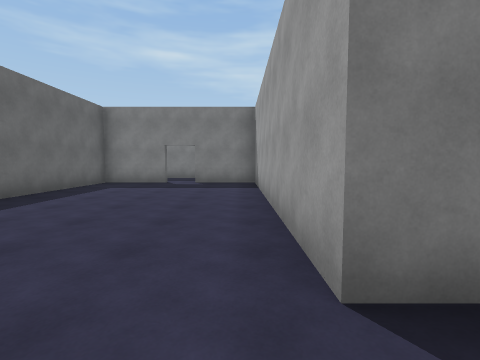
View 1 (above)

24 first-person views from a walk through a scene from a Unity 3-D project. The camera is 1.4 m above the floor, tilts 4° down and sees 85° across. The floor is counted in squares, 2 m on a side. Each view is taken from the middle of a square. On the plan, view 1 faces up. The plan holds only what a view shows up to about 9 squares ahead; the rest is blank. The player is left out.

View 2
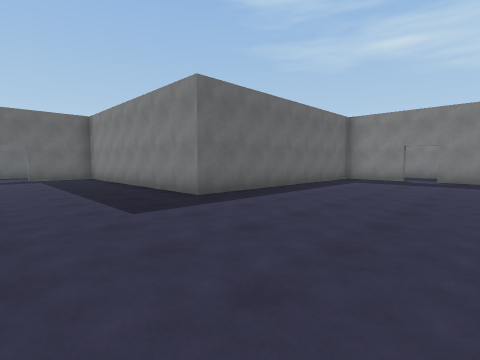

View 3
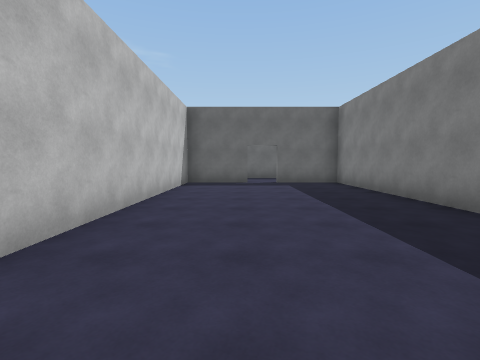

View 4
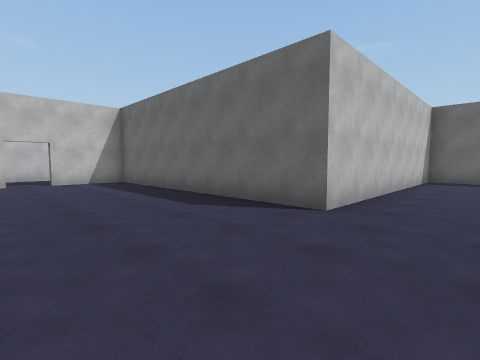

View 5
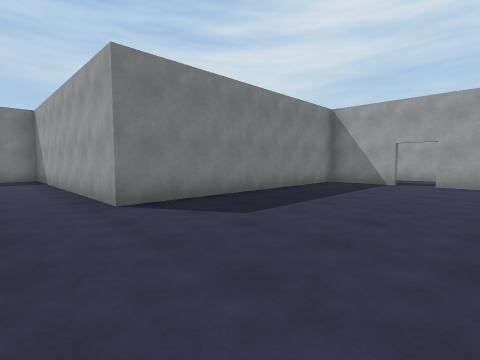

View 6
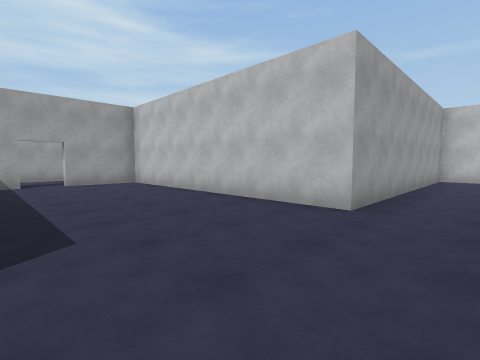

View 7
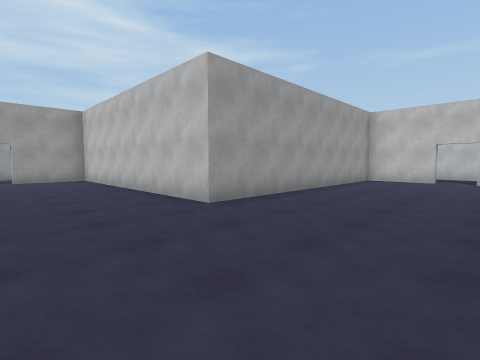

View 8
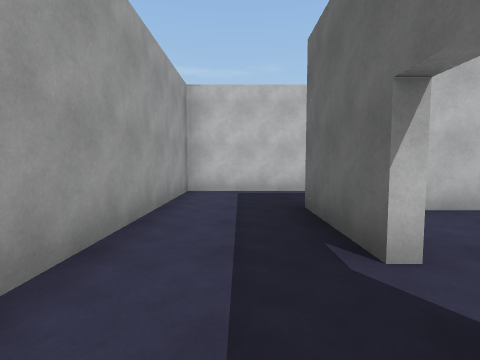

View 9
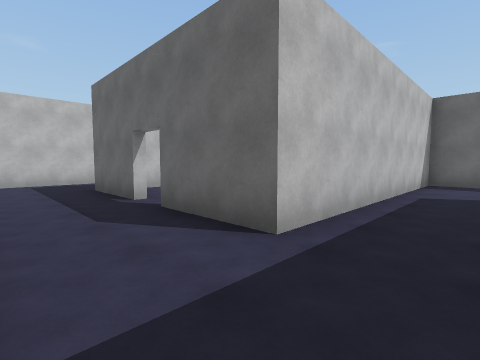

View 10
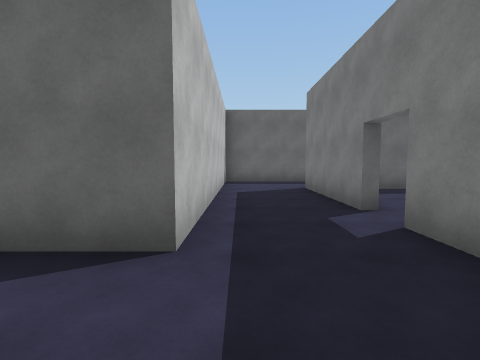

View 11
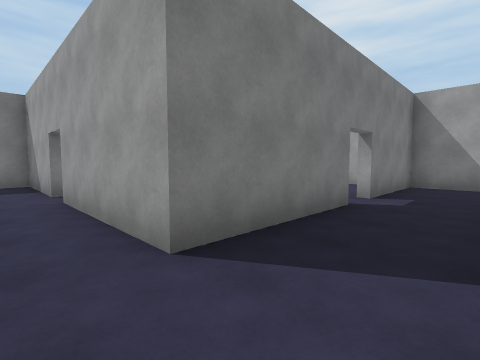

View 12
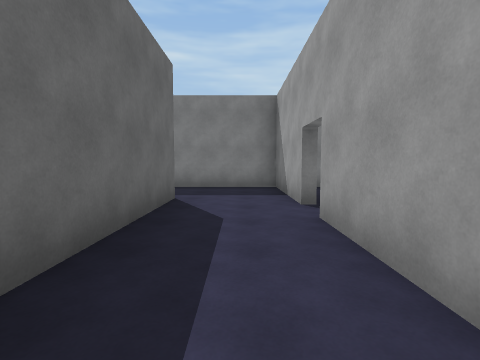

View 13
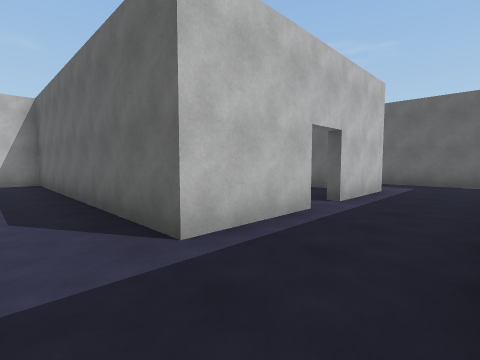

View 14
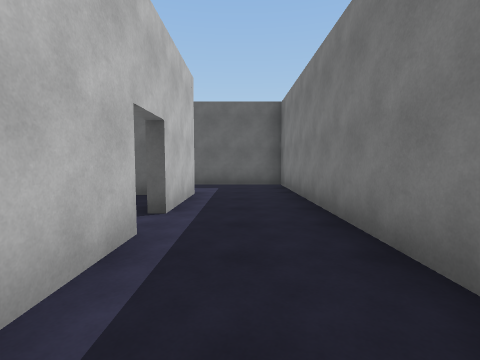

View 15
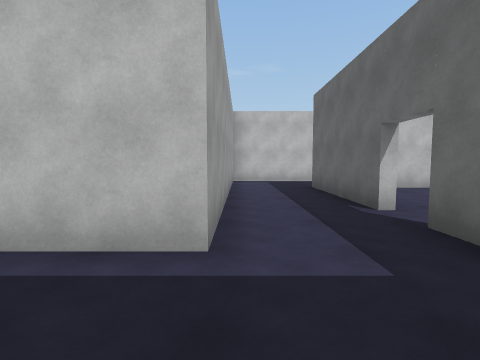

View 16
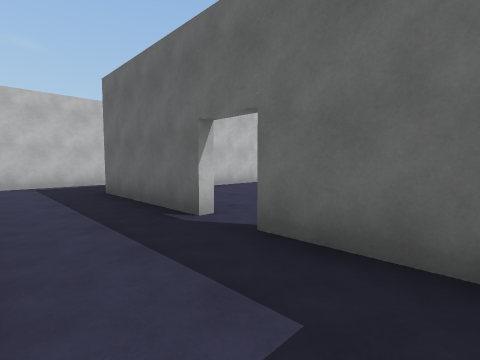

View 17
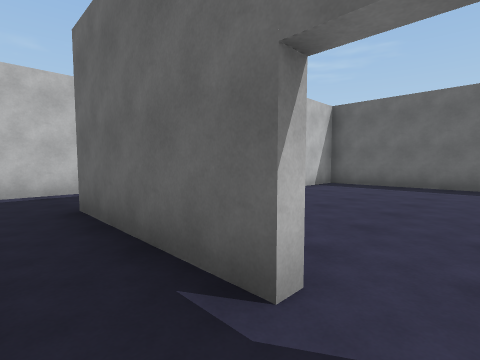

View 18
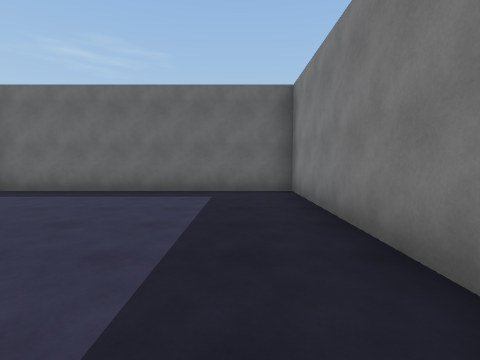

View 19
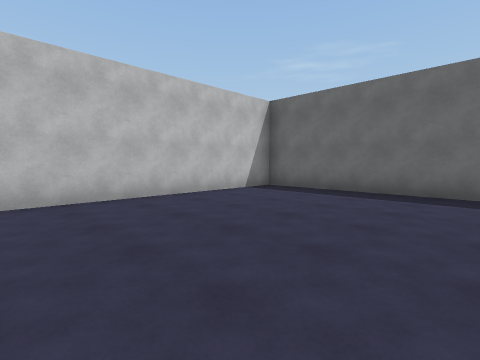

View 20
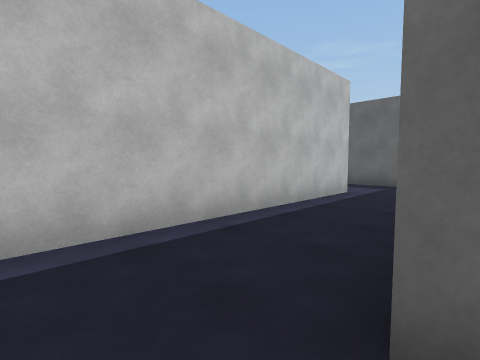

View 21
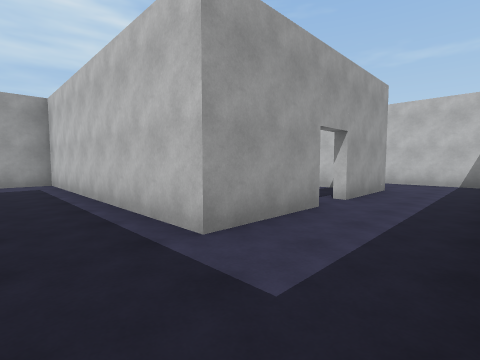

View 22
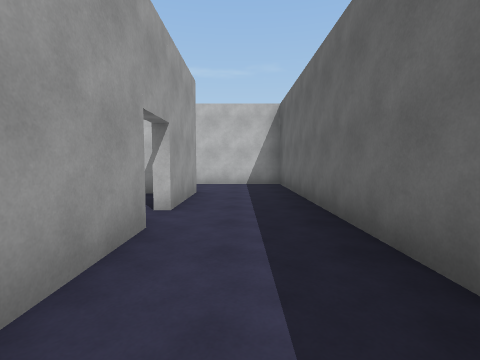

View 23
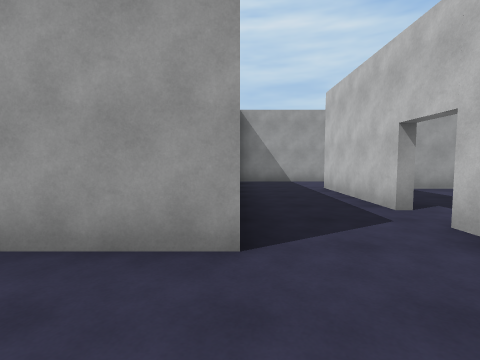

View 24
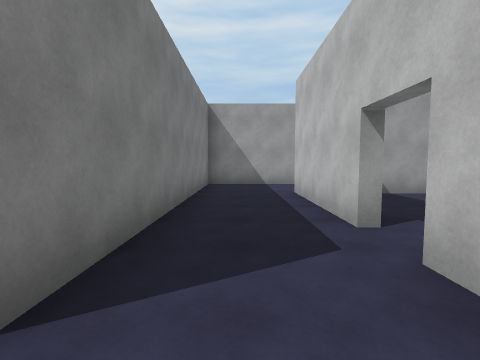

### Floor plan
Points are (right, up) in squares from view 1. A wall is a line through its corners. A room is listed if a view was taken in it or the views show most of it. See-through windows are left out.
Room 1 (views 1, 2, 3, 4, 5, 6, 7)
walls: (7.7, -0.9) (7.7, 1); (7.5, 1.3) (0.5, 1.3) (0.5, 8.8) (-1.5, 8.8); (-2.4, 8.8) (-4.5, 8.8) (-4.5, 1.3) (-11.8, 1.3) (-11.8, -0.8); (-11.8, -1.6) (-11.8, -3.7) (-4.5, -3.7) (-4.5, -11.2) (-2.5, -11.2); (-1.6, -11.2) (0.5, -11.2) (0.5, -3.7) (7.7, -3.7) (7.7, -1.8)
ways out: opening at (8, -1) to room 2; opening at (-2, 9) to room 5; opening at (-12, -1) to room 8; opening at (-2, -11)
Room 2 (view 8)
walls: (8, -1.6) (8, -4); (7.2, -6.3) (10.2, -6.3) (10.2, -0.9); (8, 1.5) (8, -0.8)
ways out: opening at (8, -1) to room 1; opening at (9.5, 0.5) to room 3
Room 3 (views 9, 10)
walls: (10.2, 2.2) (10.2, 3.7) (7.2, 3.7)
ways out: opening at (9.5, 0.5) to room 2; opening at (8, 2.5) to room 4
Room 4 (views 11, 12)
walls: (6.4, 3.7) (3, 3.7) (3, 7.2); (3, 8.2) (3, 9.4); (0.8, 9) (0.8, 1.5) (8, 1.5)
ways out: opening at (8, 2.5) to room 3; opening at (2, 9) to room 5; opening at (3, 8); opening at (7, 4)
Room 5 (views 13, 14, 15, 16)
walls: (-1.6, 9) (0.8, 9); (-4.8, 9) (-2.5, 9); (3, 9.4) (3, 11.3) (-7, 11.3) (-7, 9.4)
ways out: opening at (-2, 9) to room 1; opening at (2, 9) to room 4; opening at (-6, 9) to room 6
Room 6 (views 17, 20, 21, 22)
walls: (-12, 1.5) (-4.8, 1.5) (-4.8, 9); (-7, 7.4) (-7, 3.8); (-7, 9.4) (-7, 8.2)
ways out: opening at (-6, 9) to room 5; opening at (-7, 8) to room 7; opening at (-13.5, 0.5) to room 8
Room 7 (views 18, 19)
walls: (-9.2, 11.3) (-14.3, 11.3) (-14.3, 4) (-8.1, 4)
ways out: opening at (-7, 8) to room 6
Room 8 (views 23, 24)
walls: (-12, -0.8) (-12, 1.5); (-12, -4) (-12, -1.8); (-14.3, 2) (-14.3, -6.3) (-12.4, -6.3)
ways out: opening at (-12, -1) to room 1; opening at (-13.5, 0.5) to room 6; opening at (-12, -5) to room 9
Room 9 (no view inside)
walls: (-10.2, -6.3) (-7, -6.3); (-4.8, -6.8) (-4.8, -4) (-12, -4); (-12.4, -6.3) (-11.2, -6.3)
ways out: opening at (-12, -5) to room 8; opening at (-11, -6)

Where each view was taken, in squares from view 1:
view 1: 0 up, 0 right, facing up
view 2: 2 down, 0 right, facing up-left
view 3: 2 down, 3 left, facing left
view 4: 2 down, 1 left, facing down-left
view 5: 3 down, 1 left, facing up-right
view 6: 0 up, 1 left, facing down-right
view 7: 1 down, 3 left, facing down-right
view 8: 0 up, 9 right, facing down
view 9: 3 up, 10 right, facing down-left
view 10: 2 up, 10 right, facing left
view 11: 2 up, 2 right, facing up-right
view 12: 4 up, 2 right, facing up
view 13: 11 up, 2 right, facing down-left
view 14: 10 up, 1 right, facing left
view 15: 11 up, 5 left, facing down
view 16: 10 up, 5 left, facing down-left
view 17: 8 up, 6 left, facing down-left
view 18: 10 up, 8 left, facing left
view 19: 9 up, 8 left, facing down-left
view 20: 4 up, 6 left, facing down-left
view 21: 3 up, 14 left, facing down-right
view 22: 2 up, 13 left, facing down
view 23: 4 down, 14 left, facing right
view 24: 5 down, 13 left, facing right
